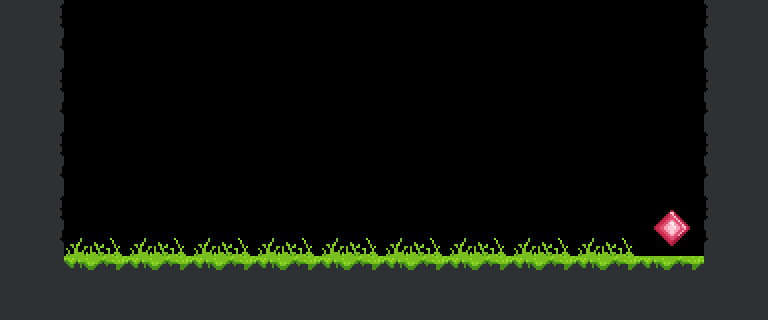

A level layout from a 2D game, rendered from its tile map. Below: a short description, then the map file with tile-grid data replaced by summaries:
An orthogonal 12x5 tile map with 64x64 px tiles, 1 tile layer (map) and 5 objects (start, end).

<map version="1.0" orientation="orthogonal" renderorder="right-down" width="12" height="5" tilewidth="64" tileheight="64" nextobjectid="14">
 <tileset firstgid="1" name="MyTiles_64x64" tilewidth="64" tileheight="64" tilecount="64" columns="8">
  <image source="../tilesets/MyTiles_64x64.png" width="512" height="512" />
 </tileset>
 <layer name="map" width="12" height="5">
  <data>[60 cells, 30 non-empty, 6 distinct tile ids]</data>
 </layer>
 <objectgroup name="ground">
  <object id="10" x="0" y="0" width="64" height="320" />
  <object id="11" x="64" y="256" width="704" height="64" />
  <object id="12" x="704" y="0" width="64" height="256" />
 </objectgroup>
 <objectgroup name="objects" />
 <objectgroup name="positions">
  <object id="7" name="start" x="383.667" y="191" width="64" height="64" />
  <object id="9" name="end" x="640" y="192" width="64" height="64" />
 </objectgroup>
</map>
